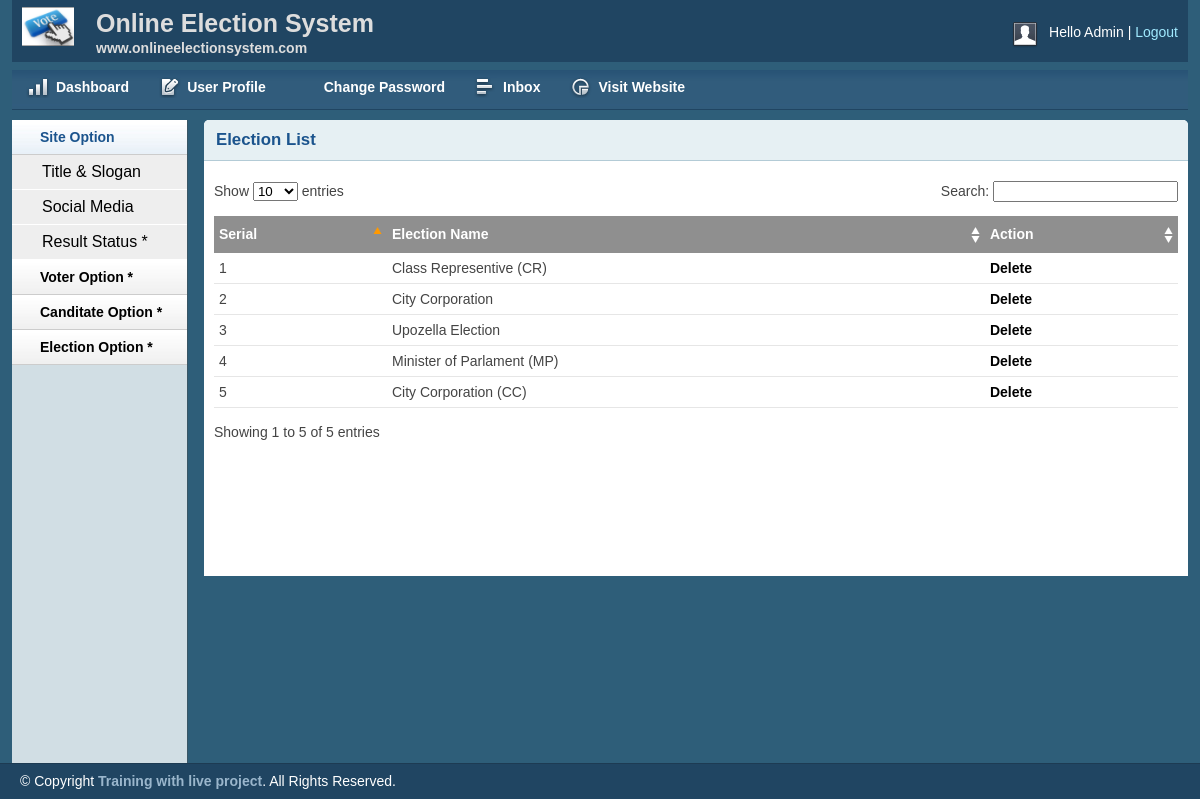
/admin/listelection.php (signed in), run on the app's committed database.
### tables this page shows
CREATE TABLE `tbl_election` (
  `electionId` int(11) NOT NULL,
  `electionName` varchar(255) NOT NULL
);

### lib/Database.php (called while the page is built, shortened)
<?php
class Database{
    public $host   = DB_HOST;
    public $user   = DB_USER;
    public $pass   = DB_PASS;
    public $dbname = DB_NAME;
    public $link;
    private function connectDB(){
    $this->link = new mysqli($this->host, $this->user, $this->pass,
      $this->dbname);
    }
    public function select($query){
      $result = $this->link->query($query) or
      die($this->link->error.__LINE__);
      if($result->num_rows > 0){
        return $result;
      } else {
        return false;
      }
    }
}

### admin/listelection.php (the view, shortened to what this page needs)
<?php include 'inc/header.php'; ?>
<?php include 'inc/sidebar.php'; ?>
<?php
	$db= new Database();
?>
        <div class="grid_10">
            <div class="box round first grid">
                <h2>Election List</h2>
                <div class="block">
                    <table class="data display datatable" id="example">
					<thead>
						<tr>
							<th>Serial</th>
							<th>Election Name</th>
							<th>Action</th>
						</tr>
					</thead>
					<tbody>
<?php
	$query="SELECT *FROM tbl_election";
	$post= $db->select($query);
	if ($post) {
		$i=0;
		while ($result=$post->fetch_assoc()) {
			$i++;
?>
						<tr class="odd gradeX">
							<td><?php echo $i; ?></td>
							<td><?php echo $result['electionName']; ?></td>
							<td>
								<a onclick="return confirm('Are you sure to Delete !');" href="?delelectionId=<?php echo $result['electionId']; ?>">Delete</a>
							</td>
						</tr>
<?php } } ?>
					</tbody>
				</table>
               </div>
            </div>
        </div>
<?php include 'inc/footer.php'; ?>

### admin/css/layout.css (style rules this page uses)
body { background: #fff none repeat scroll 0 0; color: #444; font-size: 14px; padding: 0; }
a { color: #000; font-weight:bold; text-decoration: none; }
h1, h2, h3, h4, h5, h6 { line-height:1.2em; margin-bottom:.3em; }
h2 { margin-top:1em; }
.box { background:#fff; margin-bottom:20px; padding:10px 10px 10px 10px; margin-left:-8px; }
.box.grid { padding-bottom:40px; }
.box.round { -moz-border-radius: 5px 5px 0px 0px; -webkit-border-radius: 5px 5px 0px 0px; border-radius: 5px 5px 0px 0px; }
.box h2 { font-size:1.2em; font-weight:bold; color:#1B548D; background:#E6F0F3; margin:-10px -10px 0 -10px; padding:10px 12px; border-bottom:1px solid #B3CBD6; -moz-border-radius: 5px 5px 0px 0px; -webkit-border-radius: 5px 5px 0px 0px; border-radius: 5px 5px 0px 0px; }
.box.first { min-height: 406px; }
.block { padding-top:20px; }
.block { padding-bottom:1px; }
table.display { margin: 0 auto; clear: both; width: 100%; }
.sorting_asc { background: #8f8f8f url(../img/table/sort_asc.png) no-repeat center right; padding:8px 5px; text-align:left; color:#fff; }
.sorting { background:#8f8f8f url(../img/table/sort_both.png) no-repeat center right; padding:8px 5px; text-align:left; color:#fff; }
tr.odd { height: 30px; line-height: 30px; border-bottom:1px solid #e6e6e6; }
tr.even { height: 30px; line-height: 30px; border-bottom:1px solid #e6e6e6; }
tr.odd td, tr.even td { padding-left:5px; }

### data on the page
tbl_election: electionName "Class Representive (CR)"
tbl_election: electionName "City Corporation"
tbl_election: electionName "Upozella Election"
tbl_election: electionName "Minister of Parlament (MP)"
tbl_election: electionName "City Corporation (CC)"
